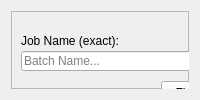
               <widget class="QWidget" name="qsmackerBatchPage">
                <layout class="QHBoxLayout" name="horizontalLayout_14">
                 <item>
                  <widget class="QFrame" name="frame_14">
                   <property name="frameShape">
                    <enum>QFrame::StyledPanel</enum>
                   </property>
                   <property name="frameShadow">
                    <enum>QFrame::Raised</enum>
                   </property>
                   <widget class="QLabel" name="label_13">
                    <property name="geometry">
                     <rect>
                      <x>10</x>
                      <y>20</y>
                      <width>101</width>
                      <height>20</height>
                     </rect>
                    </property>
                    <property name="text">
                     <string>Job Name (exact):</string>
                    </property>
                   </widget>
                   <widget class="QPushButton" name="killJobBtn">
                    <property name="enabled">
                     <bool>false</bool>
                    </property>
                    <property name="geometry">
                     <rect>
                      <x>150</x>
                      <y>100</y>
                      <width>75</width>
                      <height>23</height>
                     </rect>
                    </property>
                    <property name="styleSheet">
                     <string notr="true"/>
                    </property>
                    <property name="text">
                     <string>Kill Job</string>
                    </property>
                   </widget>
                   <widget class="QPushButton" name="findJobBtn">
                    <property name="geometry">
                     <rect>
                      <x>150</x>
                      <y>70</y>
                      <width>75</width>
                      <height>23</height>
                     </rect>
                    </property>
                    <property name="styleSheet">
                     <string notr="true"/>
                    </property>
                    <property name="text">
                     <string>Find Job</string>
                    </property>
                   </widget>
                   <widget class="QFrame" name="batchStatusFrame">
                    <property name="enabled">
                     <bool>true</bool>
                    </property>
                    <property name="geometry">
                     <rect>
                      <x>250</x>
                      <y>0</y>
                      <width>791</width>
                      <height>191</height>
                     </rect>
                    </property>
                    <property name="styleSheet">
                     <string notr="true"/>
                    </property>
                    <property name="frameShape">
                     <enum>QFrame::StyledPanel</enum>
                    </property>
                    <property name="frameShadow">
                     <enum>QFrame::Raised</enum>
                    </property>
                    <widget class="QLabel" name="label_14">
                     <property name="geometry">
                      <rect>
                       <x>9</x>
                       <y>9</y>
                       <width>35</width>
                       <height>16</height>
                      </rect>
                     </property>
                     <property name="text">
                      <string>Job ID:</string>
                     </property>
                    </widget>
                    <widget class="QLabel" name="jobIDLabel">
                     <property name="geometry">
                      <rect>
                       <x>50</x>
                       <y>9</y>
                       <width>79</width>
                       <height>16</height>
                      </rect>
                     </property>
                     <property name="text">
                      <string/>
                     </property>
                    </widget>
                    <widget class="QLabel" name="totalMachinesLabel">
                     <property name="geometry">
                      <rect>
                       <x>90</x>
                       <y>70</y>
                       <width>79</width>
                       <height>16</height>
                      </rect>
                     </property>
                     <property name="text">
                      <string/>
                     </property>
                    </widget>
                    <widget class="QLabel" name="label_17">
                     <property name="geometry">
                      <rect>
                       <x>10</x>
                       <y>70</y>
                       <width>81</width>
                       <height>16</height>
                      </rect>
                     </property>
                     <property name="text">
                      <string>Total Machines:</string>
                     </property>
                    </widget>
                    <widget class="QLabel" name="totalCommandsLabel">
                     <property name="geometry">
                      <rect>
                       <x>140</x>
                       <y>100</y>
                       <width>79</width>
                       <height>16</height>
                      </rect>
                     </property>
                     <property name="text">
                      <string/>
                     </property>
                    </widget>
                    <widget class="QLabel" name="label_19">
                     <property name="geometry">
                      <rect>
                       <x>10</x>
                       <y>100</y>
                       <width>131</width>
                       <height>16</height>
                      </rect>
                     </property>
                     <property name="text">
                      <string>Tota Pending Commands:</string>
                     </property>
                    </widget>
                    <widget class="QTableWidget" name="batch_list">
                     <property name="geometry">
                      <rect>
                       <x>190</x>
                       <y>0</y>
                       <width>601</width>
                       <height>181</height>
                      </rect>
                     </property>
                     <property name="styleSheet">
                      <string notr="true"/>
                     </property>
                    </widget>
                    <widget class="QLabel" name="label_23">
                     <property name="geometry">
                      <rect>
                       <x>10</x>
                       <y>40</y>
                       <width>61</width>
                       <height>16</height>
                      </rect>
                     </property>
                     <property name="text">
                      <string>Job Status:</string>
                     </property>
                    </widget>
                    <widget class="QLabel" name="jobStatusLabel">
                     <property name="geometry">
                      <rect>
                       <x>70</x>
                       <y>40</y>
                       <width>61</width>
                       <height>16</height>
                      </rect>
                     </property>
                     <property name="text">
                      <string/>
                     </property>
                    </widget>
                   </widget>
                   <widget class="QLineEdit" name="qsmacker_jobname">
                    <property name="geometry">
                     <rect>
                      <x>10</x>
                      <y>40</y>
                      <width>171</width>
                      <height>20</height>
                     </rect>
                    </property>
                    <property name="placeholderText">
                     <string>Batch Name...</string>
                    </property>
                   </widget>
                  </widget>
                 </item>
                </layout>
               </widget>
